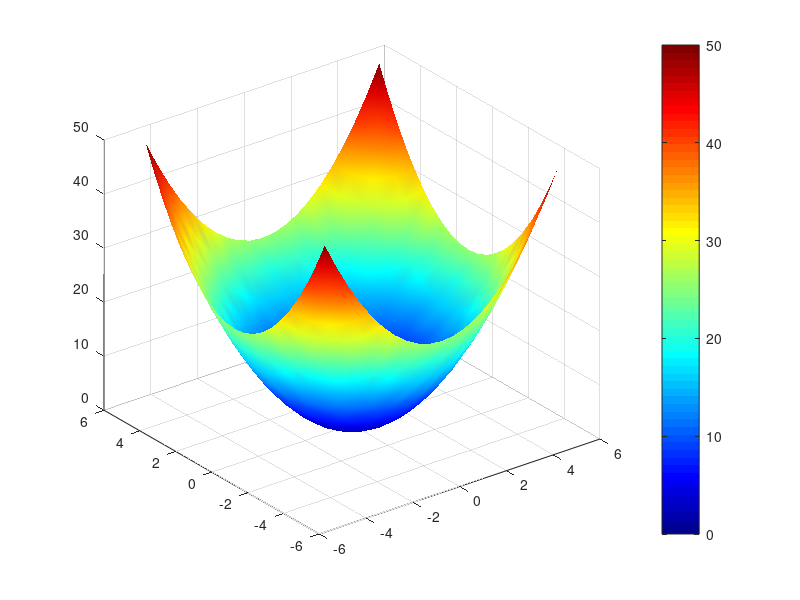

This figure's MATLAB source:
% z = x^2 + y^2
% for  −5≤𝑥,𝑦≤5  −5≤x,y≤5 using surf.

[x,y] = meshgrid(-5:0.5:5 , -5:0.5:5);
z = x.^2 + y.^2;

figure;

surf(x,y,z);

xlabel = "x-axis";
ylabel = "y-axis";
zlabel = "z-axis";

shading interp;
colormap jet;
colorbar;
